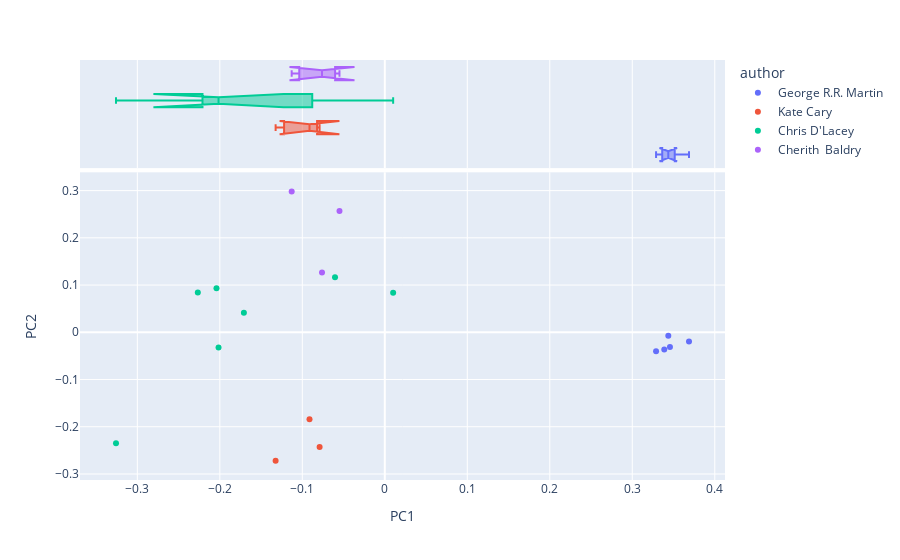

The code cell stored with this chart in its notebook:
### Code cell
vis_pcs(DCM, 1, 2)

### Figure 1 — Plotly figure (JSON) as saved in the notebook; plotly's stock layout.template omitted (floating-point values rounded to 4 significant figures)
{"data": [{"hovertemplate": "<b>%{hovertext}</b><br><br>author=George R.R. Martin<br>PC1=%{x}<br>PC2=%{y}<extra></extra>", "hovertext": ["George R.R. Martin: 01_a_game_of_thrones (1996)", "George R.R. Martin: 02_a_clash_of_kings (1998)", "George R.R. Martin: 03_a_storm_of_swords (2000)", "George R.R. Martin: 04_a_feast_for_crows (2005)", "George R.R. Martin: 05_a_dance_with_drag (2001)"], "legendgroup": "George R.R. Martin", "marker": {"color": "#636efa", "symbol": "circle"}, "mode": "markers", "name": "George R.R. Martin", "orientation": "v", "showlegend": true, "type": "scatter", "x": [0.3288, 0.3457, 0.3388, 0.3688, 0.3437], "xaxis": "x", "y": [-0.03993, -0.03137, -0.03665, -0.01973, -0.007328], "yaxis": "y"}, {"alignmentgroup": "True", "hovertemplate": "<b>%{hovertext}</b><br><br>author=George R.R. Martin<br>PC1=%{x}<extra></extra>", "hovertext": ["George R.R. Martin: 01_a_game_of_thrones (1996)", "George R.R. Martin: 02_a_clash_of_kings (1998)", "George R.R. Martin: 03_a_storm_of_swords (2000)", "George R.R. Martin: 04_a_feast_for_crows (2005)", "George R.R. Martin: 05_a_dance_with_drag (2001)"], "legendgroup": "George R.R. Martin", "marker": {"color": "#636efa", "symbol": "circle"}, "name": "George R.R. Martin", "notched": true, "offsetgroup": "George R.R. Martin", "showlegend": false, "type": "box", "x": [0.3288, 0.3457, 0.3388, 0.3688, 0.3437], "xaxis": "x2", "yaxis": "y2"}, {"hovertemplate": "<b>%{hovertext}</b><br><br>author=Kate Cary<br>PC1=%{x}<br>PC2=%{y}<extra></extra>", "hovertext": ["Kate Cary: 01_into_the_wild (2003)", "Kate Cary: 02_fire_and_ice (2003)", "Kate Cary: 04_rising_storm (2004)"], "legendgroup": "Kate Cary", "marker": {"color": "#EF553B", "symbol": "circle"}, "mode": "markers", "name": "Kate Cary", "orientation": "v", "showlegend": true, "type": "scatter", "x": [-0.07904, -0.1324, -0.09128], "xaxis": "x", "y": [-0.243, -0.2722, -0.1839], "yaxis": "y"}, {"alignmentgroup": "True", "hovertemplate": "<b>%{hovertext}</b><br><br>author=Kate Cary<br>PC1=%{x}<extra></extra>", "hovertext": ["Kate Cary: 01_into_the_wild (2003)", "Kate Cary: 02_fire_and_ice (2003)", "Kate Cary: 04_rising_storm (2004)"], "legendgroup": "Kate Cary", "marker": {"color": "#EF553B", "symbol": "circle"}, "name": "Kate Cary", "notched": true, "offsetgroup": "Kate Cary", "showlegend": false, "type": "box", "x": [-0.07904, -0.1324, -0.09128], "xaxis": "x2", "yaxis": "y2"}, {"hovertemplate": "<b>%{hovertext}</b><br><br>author=Chris D'Lacey<br>PC1=%{x}<br>PC2=%{y}<extra></extra>", "hovertext": ["Chris D'Lacey: 01_the_fire_within (2001)", "Chris D'Lacey: 02_icefire (2003)", "Chris D'Lacey: 03_the_fire_eternal (2005)", "Chris D'Lacey: 04_fire_star (2007)", "Chris D'Lacey: 05_dark_fire (2009)", "Chris D'Lacey: 06_fire_world (2011)", "Chris D'Lacey: 07_the_fire_ascendin (2013)"], "legendgroup": "Chris D'Lacey", "marker": {"color": "#00cc96", "symbol": "circle"}, "mode": "markers", "name": "Chris D'Lacey", "orientation": "v", "showlegend": true, "type": "scatter", "x": [-0.3259, -0.2016, -0.2267, -0.1708, -0.204, -0.06034, 0.01012], "xaxis": "x", "y": [-0.2348, -0.03217, 0.08432, 0.04123, 0.0934, 0.1166, 0.08369], "yaxis": "y"}, {"alignmentgroup": "True", "hovertemplate": "<b>%{hovertext}</b><br><br>author=Chris D'Lacey<br>PC1=%{x}<extra></extra>", "hovertext": ["Chris D'Lacey: 01_the_fire_within (2001)", "Chris D'Lacey: 02_icefire (2003)", "Chris D'Lacey: 03_the_fire_eternal (2005)", "Chris D'Lacey: 04_fire_star (2007)", "Chris D'Lacey: 05_dark_fire (2009)", "Chris D'Lacey: 06_fire_world (2011)", "Chris D'Lacey: 07_the_fire_ascendin (2013)"], "legendgroup": "Chris D'Lacey", "marker": {"color": "#00cc96", "symbol": "circle"}, "name": "Chris D'Lacey", "notched": true, "offsetgroup": "Chris D'Lacey", "showlegend": false, "type": "box", "x": [-0.3259, -0.2016, -0.2267, -0.1708, -0.204, -0.06034, 0.01012], "xaxis": "x2", "yaxis": "y2"}, {"hovertemplate": "<b>%{hovertext}</b><br><br>author=Cherith  Baldry<br>PC1=%{x}<br>PC2=%{y}<extra></extra>", "hovertext": ["Cherith  Baldry: 03_forest_of_secrets (2003)", "Cherith  Baldry: 05_a_dangerous_path (2004)", "Cherith  Baldry: 06_the_darkest_hour (2004)"], "legendgroup": "Cherith  Baldry", "marker": {"color": "#ab63fa", "symbol": "circle"}, "mode": "markers", "name": "Cherith  Baldry", "orientation": "v", "showlegend": true, "type": "scatter", "x": [-0.07613, -0.1129, -0.05493], "xaxis": "x", "y": [0.1268, 0.2982, 0.2568], "yaxis": "y"}, {"alignmentgroup": "True", "hovertemplate": "<b>%{hovertext}</b><br><br>author=Cherith  Baldry<br>PC1=%{x}<extra></extra>", "hovertext": ["Cherith  Baldry: 03_forest_of_secrets (2003)", "Cherith  Baldry: 05_a_dangerous_path (2004)", "Cherith  Baldry: 06_the_darkest_hour (2004)"], "legendgroup": "Cherith  Baldry", "marker": {"color": "#ab63fa", "symbol": "circle"}, "name": "Cherith  Baldry", "notched": true, "offsetgroup": "Cherith  Baldry", "showlegend": false, "type": "box", "x": [-0.07613, -0.1129, -0.05493], "xaxis": "x2", "yaxis": "y2"}], "layout": {"autosize": true, "legend": {"title": {"text": "author"}, "tracegroupgap": 0}, "margin": {"t": 60}, "xaxis": {"anchor": "y", "autorange": true, "domain": [0, 1], "range": [-0.3704, 0.4133], "title": {"text": "PC1"}, "type": "linear"}, "xaxis2": {"anchor": "y2", "autorange": true, "domain": [0, 1], "matches": "x", "range": [-0.3704, 0.4133], "showgrid": true, "showticklabels": false, "type": "linear"}, "yaxis": {"anchor": "x", "autorange": true, "domain": [0, 0.7326], "range": [-0.3095, 0.3355], "title": {"text": "PC2"}, "type": "linear"}, "yaxis2": {"anchor": "x2", "autorange": true, "domain": [0.7426, 1], "matches": "y2", "range": [-0.5, 3.5], "showgrid": false, "showline": false, "showticklabels": false, "ticks": "", "type": "category"}}}
